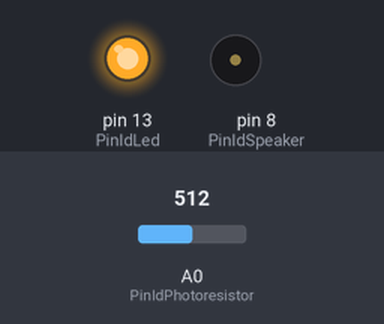
Bench run of a sketch on a simulated Arduino Uno, built with avr-gcc and run on an emulated ATmega328P. On the bench: output pins drawn as LEDs (lit = HIGH), buzzer (waves = sounding). The inputs (shaded band) are chosen by the test bench; at power-on: A0 (PinIdPhotoresistor) = 512.

Above: at 0.1 s.
At 5.1 s:
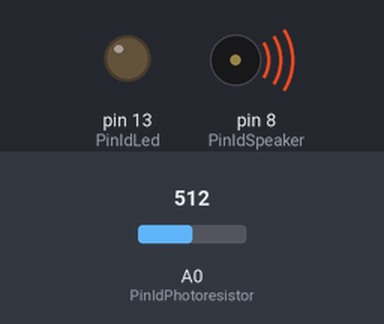
Timing chart, 0 to 6.6 s (numbered marks = the images above):
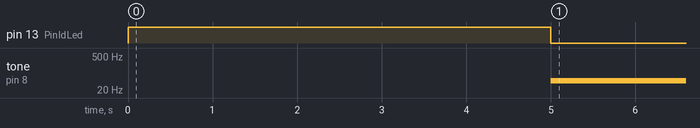

Measured:
- by itself, tone on pin 8 (PinIdSpeaker): silent → 49 Hz at 5.0 s

The sketch:

06lightTeremin.ino
```cpp
// (licence header left out)
enum PinId {
    PinIdLed = 13,
    PinIdPhotoresistor = A0,
    PinIdSpeaker = 8,
};

enum PitchFrequency {
    PitchFrequencyLow = 50,
    PitchFrequencyHigh = 4000,
};

// Min/max that the photoresistor can read
int photoresistorMinValue;
int photoresistorMaxValue;


void setup() {

    pinMode(PinIdLed, OUTPUT);

    // Calibrate the photoresistor, while turning the led on
    digitalWrite(PinIdLed, HIGH);
    calibratePhotoresistor(&photoresistorMinValue, &photoresistorMaxValue);
    digitalWrite(PinIdLed, LOW);
}


/**
Calibrate the photoresistor bounds
param int minValue Minimum value to set
param int maxValue Maximum value to set
*/
void calibratePhotoresistor(int *minValue, int *maxValue) {

    // Set the min/max photoresistor bounds to their opposive value.
    *minValue = 1023;
    *maxValue = 0;

    // Calibrate for a period of time
    const int calibrationPeriodMs = 5000;
    while (millis() < calibrationPeriodMs) {

        const int photoresistorValue = analogRead(PinIdPhotoresistor);

        if (photoresistorValue > *maxValue) {
            *maxValue = photoresistorValue;
        }
        if (photoresistorValue < *minValue) {
            *minValue = photoresistorValue;
        }
    }
}


void loop() {

    // Catch the light and translate it in an appropriate pitch
    const int photoresistorValue = analogRead(PinIdPhotoresistor);
    const int audioPitch = map(photoresistorValue,
                               photoresistorMinValue, photoresistorMaxValue,
                               PitchFrequencyLow, PitchFrequencyHigh);
    // Play the frequency
    tone(PinIdSpeaker, audioPitch, 20);

    delay(10);
}
```
